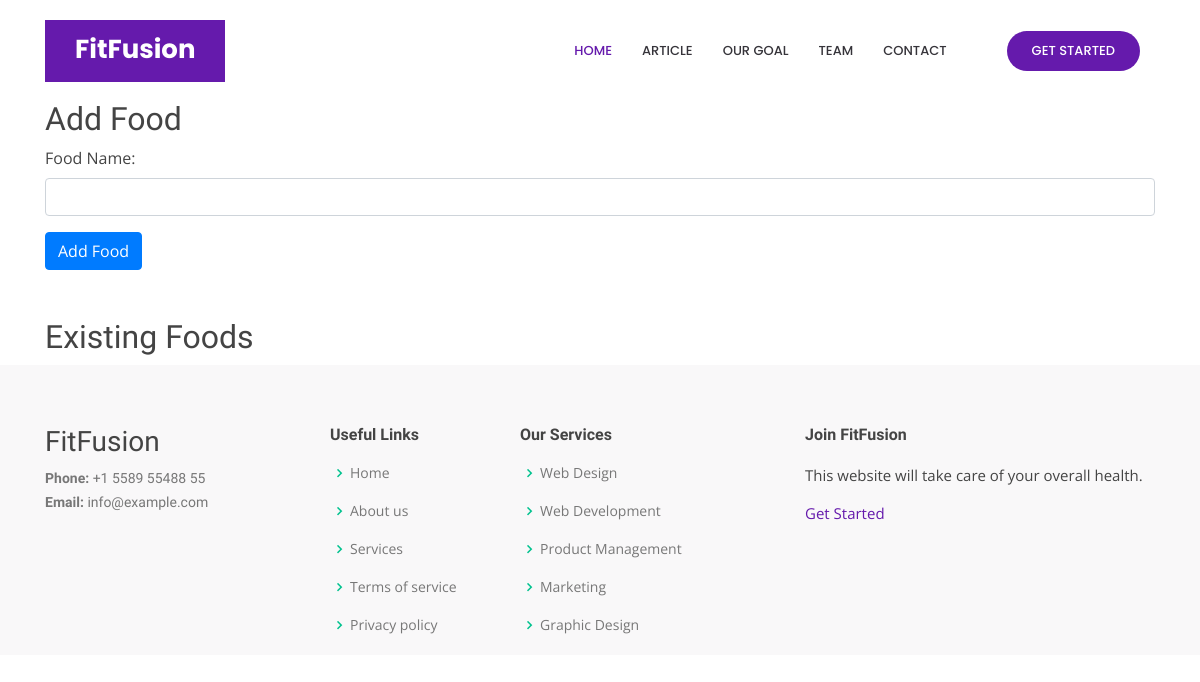
The app's page /app/add_food/, older data.
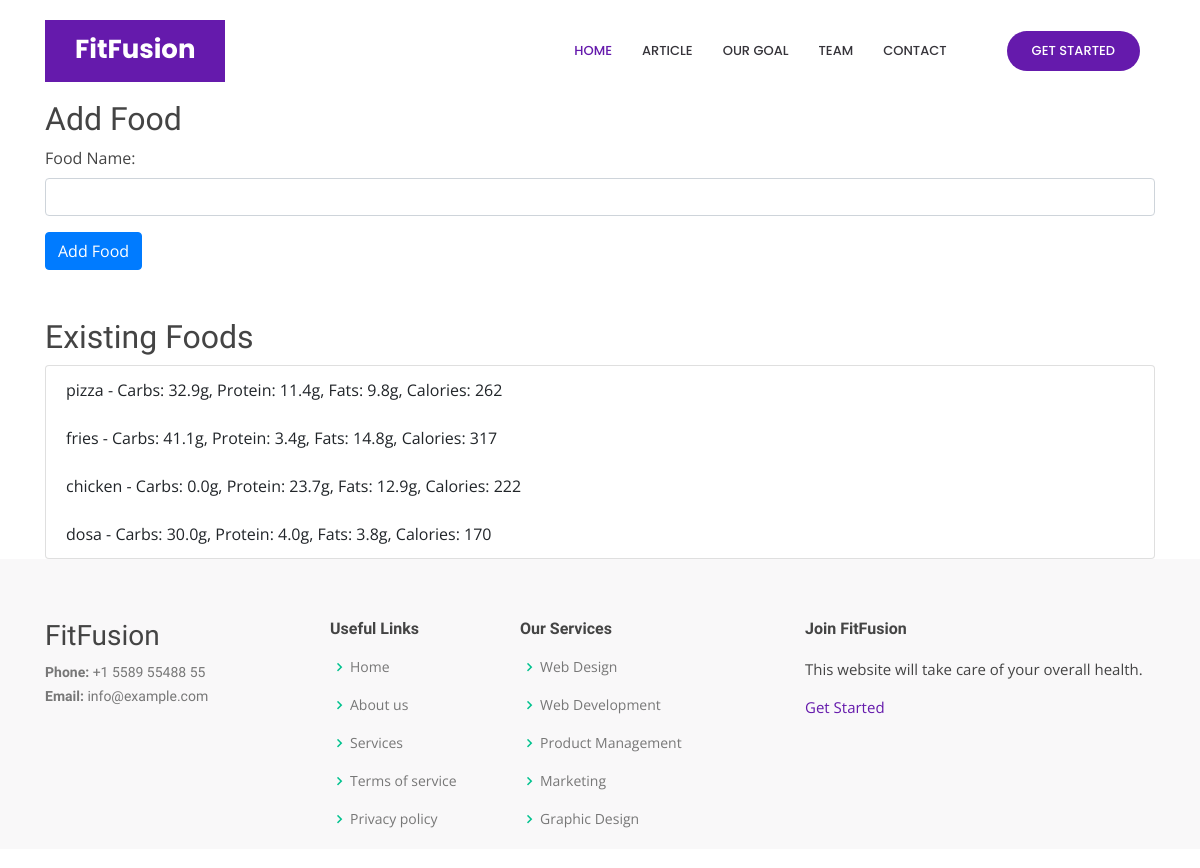
The same page, newer data.
### myapp/models.py (models this page shows, shortened)
class Food(models.Model):
    name = models.CharField(max_length=100)
    carbs = models.FloatField()
    protein = models.FloatField()
    fats = models.FloatField()
    calories = models.IntegerField()

### myapp/views.py (the view, shortened to what this page needs)
# urls.py: path('add_food/', views.add_food, name='add_food'),
def add_food(request):
    foods = Food.objects.all()  # Fetch all existing food entries
    return render(request, 'myapp/add_food.html', {'foods': foods})

### myapp/templates/myapp/add_food.html (shortened to what this page needs)
{% extends 'base1.html' %}
{% load static %}
{% block content %}
    <div class="container" style="margin-top: 100px;">
        <h2>Add Food</h2>
        <form method="post">
            <div class="form-group">
                <label for="food_name">Food Name:</label>
                <input type="text" class="form-control" id="food_name" name="food_name" required>
            </div>
            <button type="submit" class="btn btn-primary">Add Food</button>
        </form>
        <h2 class="mt-5">Existing Foods</h2>
        <ul class="list-group">
            {% for food in foods %}
                <li class="list-group-item">
                    {{ food.name }} -
                    Carbs: {{ food.carbs }}g,
                    Protein: {{ food.protein }}g,
                    Fats: {{ food.fats }}g,
                    Calories: {{ food.calories }}
                </li>
            {% endfor %}
        </ul>
    </div>
{% endblock %}

Row changes from the older to the newer data that the page shows:
added Food: name "pizza", carbs "32.9", protein "11.4", fats "9.8", calories "262"
added Food: name "fries", carbs "41.1", protein "3.4", fats "14.8", calories "317"
added Food: name "chicken", carbs "0.0", protein "23.7", fats "12.9", calories "222"
added Food: name "dosa", carbs "30.0", protein "4.0", fats "3.8", calories "170"
